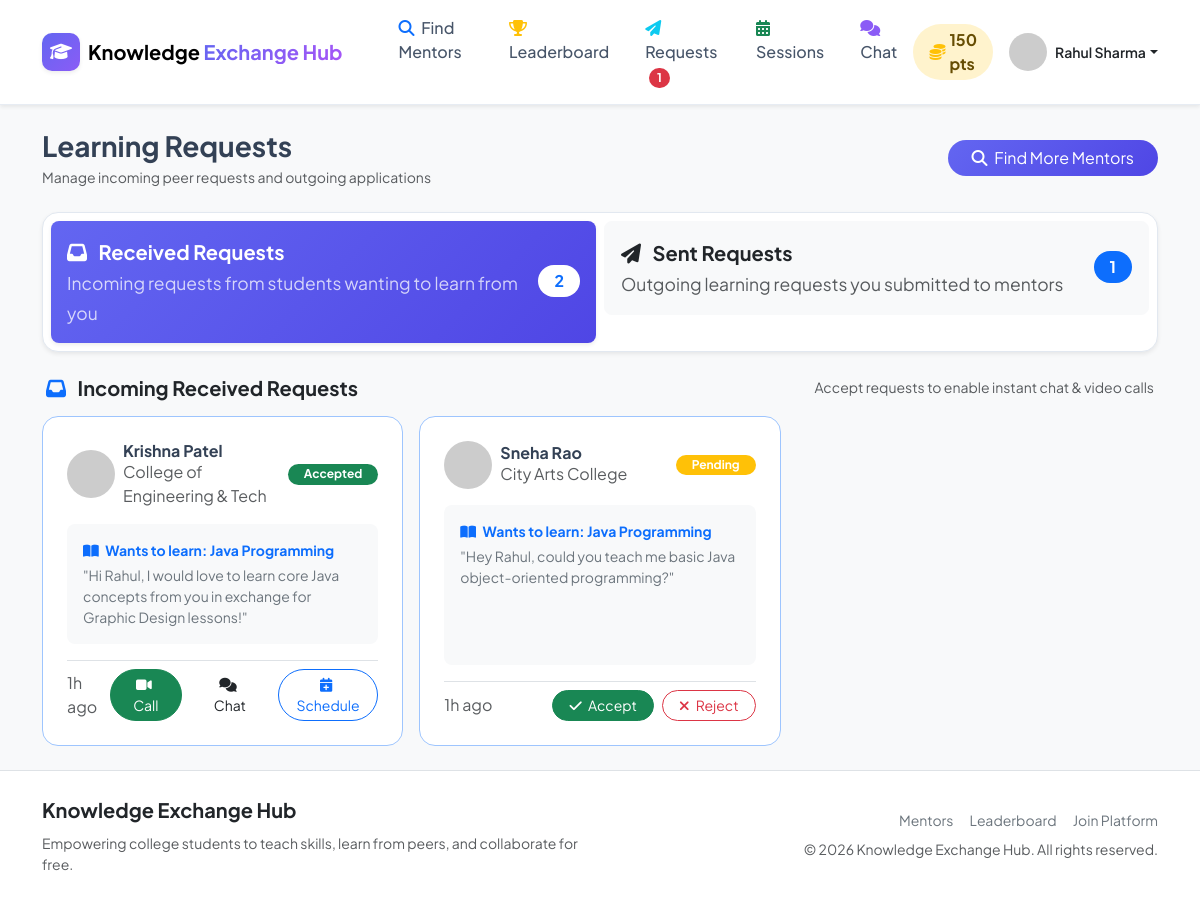
The app's page /requests.php (signed in) with its own data.
### tables this page shows
CREATE TABLE IF NOT EXISTS `users` (
  `id` INT AUTO_INCREMENT PRIMARY KEY,
  `name` VARCHAR(100) NOT NULL,
  `email` VARCHAR(150) NOT NULL UNIQUE,
  `password` VARCHAR(255) NOT NULL,
  `profile_photo` VARCHAR(255) DEFAULT 'default_avatar.png',
  `college` VARCHAR(150) DEFAULT NULL,
  `department` VARCHAR(100) DEFAULT NULL,
  `bio` TEXT DEFAULT NULL,
  `points` INT DEFAULT 0,
  `is_admin` TINYINT(1) DEFAULT 0,
  `is_blocked` TINYINT(1) DEFAULT 0,
  `created_at` DATETIME DEFAULT CURRENT_TIMESTAMP
);

CREATE TABLE IF NOT EXISTS `learning_requests` (
  `id` INT AUTO_INCREMENT PRIMARY KEY,
  `learner_id` INT NOT NULL,
  `mentor_id` INT NOT NULL,
  `skill_id` INT NOT NULL,
  `message` TEXT DEFAULT NULL,
  `status` ENUM('pending', 'accepted', 'rejected', 'completed', 'cancelled') DEFAULT 'pending',
  `created_at` DATETIME DEFAULT CURRENT_TIMESTAMP,
  FOREIGN KEY (`learner_id`) REFERENCES `users`(`id`) ON DELETE CASCADE,
  FOREIGN KEY (`mentor_id`) REFERENCES `users`(`id`) ON DELETE CASCADE,
  FOREIGN KEY (`skill_id`) REFERENCES `skills`(`id`) ON DELETE CASCADE
);

CREATE TABLE IF NOT EXISTS `skills` (
  `id` INT AUTO_INCREMENT PRIMARY KEY,
  `skill_name` VARCHAR(100) NOT NULL,
  `category_id` INT NOT NULL,
  `created_at` DATETIME DEFAULT CURRENT_TIMESTAMP,
  FOREIGN KEY (`category_id`) REFERENCES `categories`(`id`) ON DELETE CASCADE
);

### includes/functions.php (called while the page is built, shortened)
<?php
function e($string) {
    return htmlspecialchars($string ?? '', ENT_QUOTES, 'UTF-8');
}
function get_pending_request_count($pdo, $user_id) {
    $stmt = $pdo->prepare("SELECT COUNT(id) FROM learning_requests WHERE mentor_id = ? AND status = 'pending'");
    $stmt->execute([$user_id]);
    return (int)$stmt->fetchColumn();
}
function format_time($datetime) {
    $time = strtotime($datetime);
    $diff = time() - $time;
    if ($diff < 86400) return floor($diff / 3600) . "h ago";
    return date("M j, Y g:i A", $time);
}
?>

### requests.php (the view, shortened to what this page needs)
<?php
require_once __DIR__ . '/includes/auth-check.php';
require_once __DIR__ . '/includes/functions.php';
$user_id = $current_user['id'];
$stmt = $pdo->prepare("
    SELECT lr.*, s.skill_name, u.name as learner_name, u.profile_photo as learner_photo, u.college as learner_college
    FROM learning_requests lr
    JOIN skills s ON lr.skill_id = s.id
    JOIN users u ON lr.learner_id = u.id
    WHERE lr.mentor_id = ?
    ORDER BY lr.created_at DESC
");
$stmt->execute([$user_id]);
$received_requests = $stmt->fetchAll();
$stmt = $pdo->prepare("
    SELECT lr.*, s.skill_name, u.name as mentor_name, u.profile_photo as mentor_photo, u.college as mentor_college
    FROM learning_requests lr
    JOIN skills s ON lr.skill_id = s.id
    JOIN users u ON lr.mentor_id = u.id
    WHERE lr.learner_id = ?
    ORDER BY lr.created_at DESC
");
$stmt->execute([$user_id]);
$sent_requests = $stmt->fetchAll();
require_once __DIR__ . '/includes/header.php';
require_once __DIR__ . '/includes/navbar.php';
?>
<div class="container py-4">
    <div class="d-flex justify-content-between align-items-center mb-4">
        <div>
            <h3 class="fw-bold mb-1">Learning Requests</h3>
            <p class="text-muted small mb-0">Manage incoming peer requests and outgoing applications</p>
        </div>
        <a href="find-mentor.php" class="btn btn-primary rounded-pill px-4"><i class="fas fa-search me-1"></i> Find More Mentors</a>
    </div>
<?php
$active_tab = $_GET['tab'] ?? 'received';
?>
    <div class="keh-card p-2 mb-4 bg-white shadow-sm rounded-4">
        <div class="row g-2">
            <div class="col-6">
                <a href="requests.php?tab=received" class="btn btn-lg w-100 rounded-3 text-start py-3 <?= $active_tab === 'received' ? 'btn-primary shadow-sm' : 'btn-light text-dark' ?>">
                    <div class="d-flex align-items-center justify-content-between">
                        <div>
                            <span class="fs-5 fw-bold d-block"><i class="fas fa-inbox me-2"></i> Received Requests</span>
                            <span class="small opacity-75">Incoming requests from students wanting to learn from you</span>
                        </div>
                        <span class="badge rounded-pill fs-6 px-3 py-2 <?= $active_tab === 'received' ? 'bg-white text-primary fw-bold' : 'bg-primary text-white' ?>"><?= count($received_requests) ?></span>
                    </div>
                </a>
            </div>
            <div class="col-6">
                <a href="requests.php?tab=sent" class="btn btn-lg w-100 rounded-3 text-start py-3 <?= $active_tab === 'sent' ? 'btn-primary shadow-sm' : 'btn-light text-dark' ?>">
                    <div class="d-flex align-items-center justify-content-between">
                        <div>
                            <span class="fs-5 fw-bold d-block"><i class="fas fa-paper-plane me-2"></i> Sent Requests</span>
                            <span class="small opacity-75">Outgoing learning requests you submitted to mentors</span>
                        </div>
                        <span class="badge rounded-pill fs-6 px-3 py-2 <?= $active_tab === 'sent' ? 'bg-white text-primary fw-bold' : 'bg-primary text-white' ?>"><?= count($sent_requests) ?></span>
                    </div>
                </a>
            </div>
        </div>
    </div>
    <div class="tab-content" id="requestTabsContent">
        <?php if ($active_tab === 'received'): ?>
            <div class="tab-pane fade show active" id="received">
                <div class="d-flex align-items-center justify-content-between mb-3 px-1">
                    <h5 class="fw-bold mb-0 text-dark"><i class="fas fa-inbox text-primary me-2"></i> Incoming Received Requests</h5>
                    <span class="text-muted small">Accept requests to enable instant chat &amp; video calls</span>
                </div>
                <?php if (empty($received_requests)): ?>
                    <div class="keh-card p-5 text-center">
                        <i class="fas fa-inbox fa-3x text-muted mb-3"></i>
                        <h5>No Received Requests Yet</h5>
                        <p class="text-muted small">When other students request to learn a skill from you, their applications will appear here.</p>
                    </div>
                <?php else: ?>
                    <div class="row g-3">
                        <?php foreach ($received_requests as $req): ?>
                            <div class="col-md-6 col-lg-4">
                                <div class="keh-card p-4 h-100 d-flex flex-column border-primary-subtle">
                                    <div class="d-flex align-items-center justify-content-between mb-3">
                                        <div class="d-flex align-items-center gap-2">
                                            <img src="/KEH/uploads/profile_photos/<?= e($req['learner_photo']) ?>"
                                                 onerror="this.src='https://ui-avatars.com/api/?name=<?= urlencode($req['learner_name']) ?>&background=6366f1&color=fff';"
                                                 alt="Learner" class="rounded-circle object-fit-cover shadow-xs" width="48" height="48">
                                            <div>
                                                <h6 class="fw-bold mb-0"><?= e($req['learner_name']) ?></h6>
                                                <span class="text-muted text-xs"><?= e($req['learner_college']) ?></span>
                                            </div>
                                        </div>
                                        <?php
                                            $badge = 'bg-warning';
                                            if ($req['status'] === 'accepted') $badge = 'bg-success';
                                        ?>
                                        <span class="badge <?= $badge ?> rounded-pill text-capitalize px-3 py-1.5"><?= e($req['status']) ?></span>
                                    </div>
                                    <div class="mb-3 bg-light p-3 rounded-3 flex-grow-1">
                                        <span class="fw-bold small text-primary d-block mb-1"><i class="fas fa-book-open me-1"></i> Wants to learn: <?= e($req['skill_name']) ?></span>
                                        <p class="text-secondary small mb-0">"<?= e($req['message']) ?>"</p>
                                    </div>
                                    <div class="d-flex align-items-center justify-content-between pt-2 mt-auto border-top">
                                        <span class="text-muted text-xs"><?= format_time($req['created_at']) ?></span>
                                        <?php if ($req['status'] === 'pending'): ?>
                                            <div class="d-flex gap-2">
                                                <form action="requests.php?tab=received" method="POST" class="d-inline">
                                                    <button type="submit" class="btn btn-sm btn-success rounded-pill px-3 shadow-xs"><i class="fas fa-check me-1"></i> Accept</button>
                                                </form>
                                                <form action="requests.php?tab=received" method="POST" class="d-inline">
                                                    <button type="submit" class="btn btn-sm btn-outline-danger rounded-pill px-3"><i class="fas fa-times me-1"></i> Reject</button>
                                                </form>
                                            </div>
                                        <?php elseif ($req['status'] === 'accepted'): ?>
                                            <div class="d-flex gap-2">
                                                <button type="button" onclick="startInstantCall(<?= $req['id'] ?>)" class="btn btn-sm btn-success rounded-pill px-3 shadow-xs">
                                                    <i class="fas fa-video me-1"></i> Call
                                                </button>
                                                <a href="chat.php?request_id=<?= $req['id'] ?>" class="btn btn-sm btn-purple rounded-pill px-3"><i class="fas fa-comments me-1"></i> Chat</a>
                                                <a href="my-sessions.php?action=schedule&request_id=<?= $req['id'] ?>" class="btn btn-sm btn-outline-primary rounded-pill px-3"><i class="fas fa-calendar-plus me-1"></i> Schedule</a>
                                            </div>
                                        <?php endif; ?>
                                    </div>
                                </div>
                            </div>
                        <?php endforeach; ?>
                    </div>
                <?php endif; ?>
            </div>
        <?php endif; ?>
    </div>
</div>
<?php require_once __DIR__ . '/includes/footer.php'; ?>

### includes/navbar.php (shortened to what this page needs)
<?php
require_once __DIR__ . '/functions.php';
$is_logged_in = isset($_SESSION['user_id']);
$user = null;
$pending_req_count = 0;
if ($is_logged_in && isset($pdo)) {
    $stmt = $pdo->prepare("SELECT * FROM users WHERE id = ?");
    $stmt->execute([$_SESSION['user_id']]);
    $user = $stmt->fetch();
    if ($user) {
        $pending_req_count = get_pending_request_count($pdo, $user['id']);
    }
}
?>
<nav class="navbar navbar-expand-lg sticky-top custom-navbar shadow-sm">
    <div class="container">
        <a class="navbar-brand d-flex align-items-center gap-2" href="/KEH/index.php">
            <div class="brand-icon shadow-sm">
                <i class="fas fa-graduation-cap"></i>
            </div>
            <span class="brand-text fw-bold">Knowledge <span class="text-primary-gradient">Exchange Hub</span></span>
        </a>
        <div class="collapse navbar-collapse" id="navbarMain">
            <ul class="navbar-nav me-auto mb-2 mb-lg-0 ms-lg-4 gap-lg-1">
                <li class="nav-item">
                    <a class="nav-link px-3" href="/KEH/find-mentor.php"><i class="fas fa-search me-1 text-primary"></i> Find Mentors</a>
                </li>
                <li class="nav-item">
                    <a class="nav-link px-3" href="/KEH/leaderboard.php"><i class="fas fa-trophy me-1 text-warning"></i> Leaderboard</a>
                </li>
                <?php if ($is_logged_in): ?>
                <li class="nav-item">
                    <a class="nav-link px-3 position-relative" href="/KEH/requests.php">
                        <i class="fas fa-paper-plane me-1 text-info"></i> Requests
                        <?php if ($pending_req_count > 0): ?>
                            <span class="badge rounded-pill bg-danger ms-1"><?=$pending_req_count?></span>
                        <?php endif; ?>
                    </a>
                </li>
                <li class="nav-item">
                    <a class="nav-link px-3" href="/KEH/my-sessions.php"><i class="fas fa-calendar-alt me-1 text-success"></i> Sessions</a>
                </li>
                <li class="nav-item">
                    <a class="nav-link px-3 position-relative" href="/KEH/chat.php">
                        <i class="fas fa-comments me-1 text-purple"></i> Chat
                    </a>
                </li>
                <?php endif; ?>
            </ul>
            <div class="d-flex align-items-center gap-3">
                <?php if ($is_logged_in && $user): ?>
                    <div class="points-pill bg-warning-subtle text-warning-emphasis fw-bold px-3 py-1 rounded-pill shadow-xs d-flex align-items-center gap-1" title="Your Total Points">
                        <i class="fas fa-coins text-warning"></i> <?= (int)$user['points'] ?> pts
                    </div>
                    <div class="dropdown">
                        <a class="d-flex align-items-center text-decoration-none dropdown-toggle text-dark" href="#" role="button" data-bs-toggle="dropdown" aria-expanded="false">
                            <img src="/KEH/uploads/profile_photos/<?= e($user['profile_photo'] ?? 'default_avatar.png') ?>"
                                 onerror="this.src='https://ui-avatars.com/api/?name=<?= urlencode($user['name']) ?>&background=6366f1&color=fff';"
                                 alt="Profile" class="avatar-sm rounded-circle me-2 object-fit-cover shadow-xs" width="38" height="38">
                            <span class="fw-semibold small d-none d-md-inline-block"><?= e($user['name']); ?></span>
                        </a>
                    </div>
                <?php else: ?>
                    <a href="/KEH/login.php" class="btn btn-light text-primary fw-semibold px-4 rounded-pill">Log In</a>
                    <a href="/KEH/register.php" class="btn btn-primary fw-semibold px-4 rounded-pill shadow-sm">Get Started</a>
                <?php endif; ?>
            </div>
        </div>
    </div>
</nav>

### assets/css/custom.css (style rules this page uses)
:root { --primary-color: #6366f1; --primary-hover: #4f46e5; --primary-light: #eef2ff; --secondary-color: #06b6d4; --dark-color: #0f172a; --card-border: #e2e8f0; --purple-color: #8b5cf6; --font-main: 'Plus Jakarta Sans', -apple-system, BlinkMacSystemFont, sans-serif; }
body { font-family: var(--font-main); color: #334155; background-color: #f8fafc !important; }
.text-primary-gradient { background: linear-gradient(135deg, #6366f1 0%, #a855f7 100%); -webkit-background-clip: text; -webkit-text-fill-color: transparent; }
.btn-primary { background: linear-gradient(135deg, #6366f1 0%, #4f46e5 100%); border: none; transition: all 0.25s ease; }
.custom-navbar { background-color: rgba(255, 255, 255, 0.92); backdrop-filter: blur(10px); border-bottom: 1px solid rgba(226, 232, 240, 0.8); }
.brand-icon { width: 38px; height: 38px; background: linear-gradient(135deg, #6366f1 0%, #8b5cf6 100%); color: white; border-radius: 10px; display: flex; align-items: center; justify-content: center; font-size: 1.1rem; }
.nav-link { font-weight: 500; color: #475569 !important; transition: color 0.2s ease; }
.keh-card { background: #ffffff; border: 1px solid var(--card-border); border-radius: 16px; transition: transform 0.25s ease, box-shadow 0.25s ease; }
.text-purple { color: #8b5cf6 !important; }

### records on screen
users: points "150", name "Rahul Sharma"
learning_requests: learner.name "Krishna Patel", learner.college "College of Engineering & Tech", status "Accepted", skill.skill_name "Java Programming", message "Hi Rahul, I would love to learn core Java concepts from you in exchange for Graphic Design lessons!", created_at "1h ago"
learning_requests: learner.name "Sneha Rao", learner.college "City Arts College", status "Pending", skill.skill_name "Java Programming", message "Hey Rahul, could you teach me basic Java object-oriented programming?", created_at "1h ago"

### other values on screen
$pending_req_count "1"
count($received_requests) "2"
count($sent_requests) "1"
